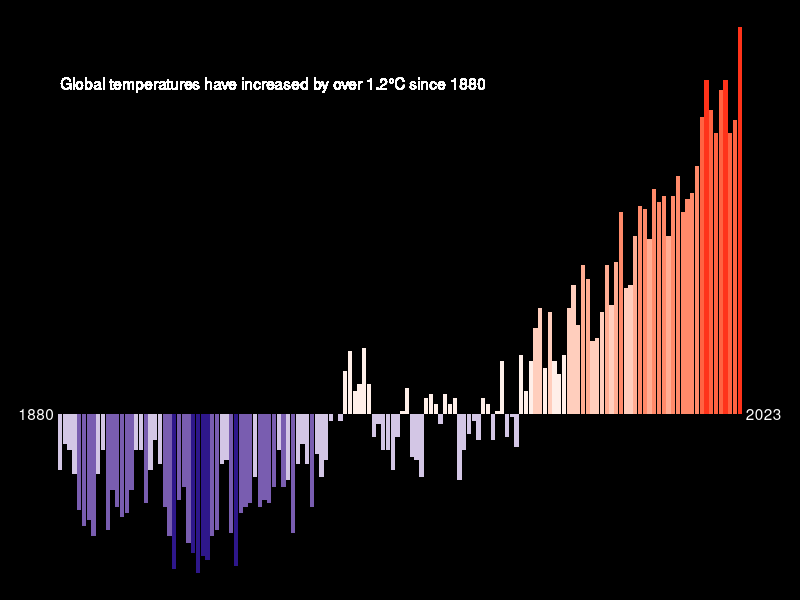
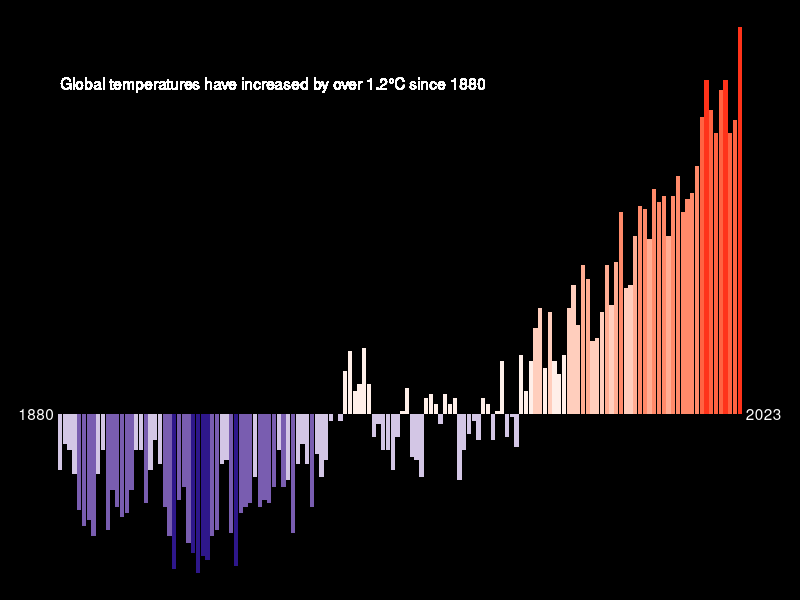

These charts were generated, in order, by the following R code:
# Libraries
library(tidyverse)
library(scales)
library(glue) # Awesome!

# Read the data
temp_data <- read.csv("data/GLB.Ts+dSST.csv", skip = 1, na = "***")

# Clean and select the data we want
temp_data <- temp_data%>% 
  select(year = Year, temperature_diff = "J.D") %>% 
  drop_na()

# Add the dates
annotation <- temp_data %>% 
  arrange(year) %>% 
  slice(1, n()) %>% 
  mutate(temperature_diff = 0,
         x = year + c(-5, 5))

# Capture the actual value of the maximum temperature increasing
max_t_diff <- round(max(temp_data$temperature_diff),1)

# Visualisation

temp_data %>%
  ggplot(aes(x = year, y = temperature_diff, fill = temperature_diff)) +
  geom_col(show.legend = F) +
  geom_text(data = annotation, aes(x = x, label = year),
            color = "white") +
  geom_text(x = 1880, y = 1, hjust = 0,
            label = glue("Global temperatures have increased by over {max_t_diff}°C since {min(temp_data$year)}"),
            color = "white") + 
  scale_fill_stepsn(colors = c("navy", "white", "red"),
                   values = rescale(c(min(temp_data$temperature_diff),
                                      0,
                                      max(temp_data$temperature_diff)),
                                    ),
                   limits = c(min(temp_data$temperature_diff),
                              max(temp_data$temperature_diff)),
                   n.breaks = 11) +
  theme_void() +
  theme(
    plot.background = element_rect(fill = "black")
  )

 # Save the figure
ggsave("figures/temperature_bar_plot.png", width = 7, height = 4, dpi = 400)
